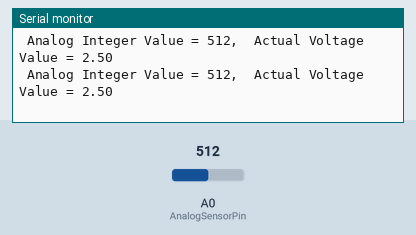
The sketch below on a simulated Arduino Uno, built with avr-gcc and run on an emulated ATmega328P. On the bench: the last lines printed to the serial monitor. The inputs (shaded band) are chosen by the test bench; at power-on: A0 (AnalogSensorPin) = 512.

Above: at 1.2 s.
1.3 s: A0 (AnalogSensorPin) set to 105
At 1.42 s:
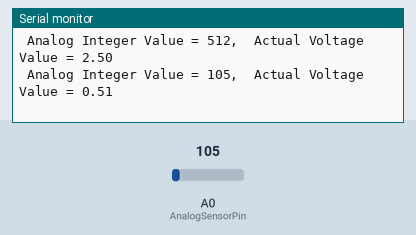
4.3 s: A0 (AnalogSensorPin) set to 92
At 4.3 s:
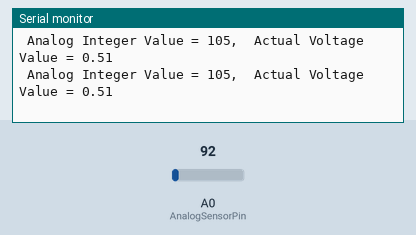
13.3 s: A0 (AnalogSensorPin) set to 8
At 13.35 s:
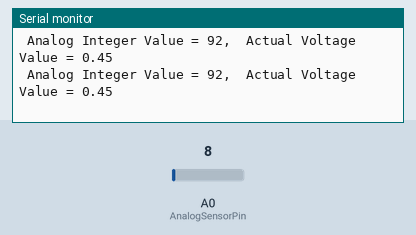
16.3 s: A0 (AnalogSensorPin) set to 11
At 16.32 s:
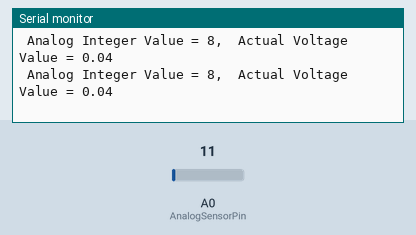
Timing chart, 0 to 19.3 s (numbered marks = the images above; inputs shaded):
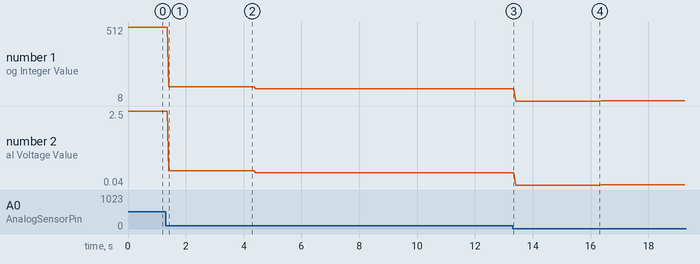

Measured:
- after the input at 1.3 s, the serial monitor: prints a new line after 0.11 s (image 1)
- plotted number 1: 512 → 105 after the input at 1.3 s, 105 → 92 after the input at 4.3 s, 92 → 8 after the input at 13.3 s, 8 → 11 after the input at 16.3 s
- plotted number 2: 2.5 → 0.51 after the input at 1.3 s, 0.51 → 0.45 after the input at 4.3 s, 0.45 → 0.04 after the input at 13.3 s, 0.04 → 0.05 after the input at 16.3 s

The sketch:

reading_analog_input1.ino
```cpp
// the setup routine runs once when you press reset:
int AnalogSensorPin = A0;

void setup() {
  // initialize serial communication at 9600 bits per second:
  Serial.begin(9600);
  pinMode(AnalogSensorPin, INPUT);
}

// the loop routine runs over and over again forever:
void loop() {
  // read the input on analog pin 0:
  int integer_value = analogRead(AnalogSensorPin);
  float actual_voltage_value = (float)integer_value*(5.0/(1024-1));


  // print out the value you read:
  Serial.print(" Analog Integer Value = ");
  Serial.print(integer_value);
  Serial.print(",  Actual Voltage Value = ");
  Serial.print(actual_voltage_value);
  Serial.println();
  delay(1);        // delay in between reads for stability
}
```
